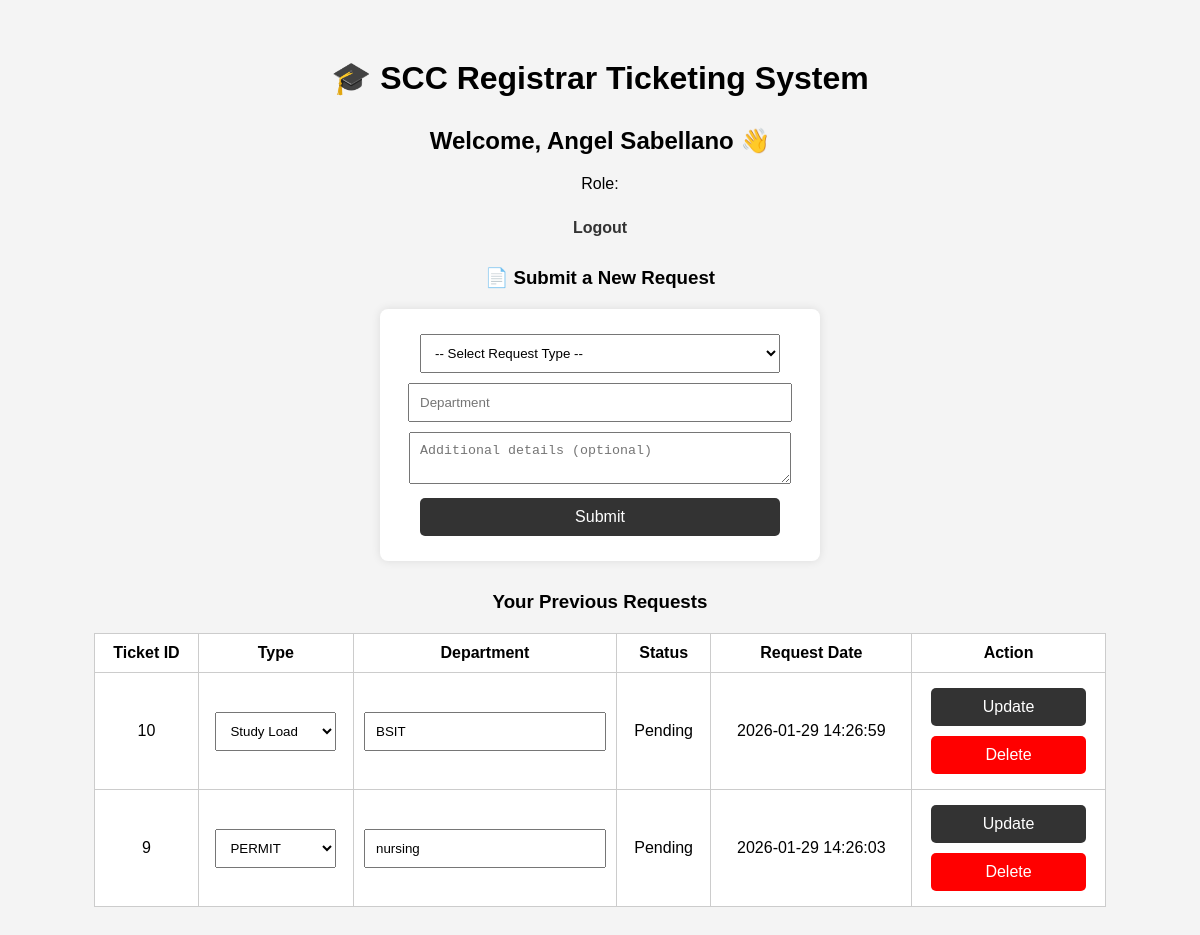
Page /landingpage.php (signed in) on the committed database.
### tables this page shows
CREATE TABLE `request` (
  `ticket_id` int(11) NOT NULL,
  `student_user_id` int(11) NOT NULL,
  `request_type` varchar(50) NOT NULL,
  `department` varchar(100) NOT NULL,
  `details` text NOT NULL,
  `status` enum('Pending','','','') NOT NULL,
  `request_date` timestamp NOT NULL DEFAULT current_timestamp(),
  `pickup_date` datetime(6) NOT NULL,
  `expiry_date` datetime(6) NOT NULL
);

### landingpage.php (the view, shortened to what this page needs)
<?php
require 'ticketing.php';
$stmt = $conn->prepare("SELECT * FROM request WHERE student_user_id = ? ORDER BY request_date DESC");
$stmt->execute([$_SESSION['user_id']]);
$tickets = $stmt->fetchAll(PDO::FETCH_ASSOC);
?>
<!DOCTYPE html>
<html>
<head>
</head>
<body>
    <h1>🎓 SCC Registrar Ticketing System</h1>
    <h2>Welcome, <?php echo htmlspecialchars($_SESSION['full_name']); ?> 👋</h2>
    <p>Role: <?php echo $_SESSION['role']; ?></p>
    <a href="?logout=true" class="logout">Logout</a>
    <h3>📄 Submit a New Request</h3>
    <form method="POST">
        <select name="request_type" required>
            <option value="">-- Select Request Type --</option>
        </select>
        <input type="text" name="department" placeholder="Department" required>
        <textarea name="details" placeholder="Additional details (optional)"></textarea>
        <button type="submit" name="request_ticket">Submit</button>
    </form>
    <?php if (!empty($tickets)): ?>
        <h3>Your Previous Requests</h3>
        <table>
            <tr>
                <th>Ticket ID</th>
                <th>Type</th>
                <th>Department</th>
                <th>Status</th>
                <th>Request Date</th>
                <th>Action</th>
            </tr>
            <?php foreach ($tickets as $t): ?>
                <tr>
                    <form method="POST" onsubmit="return confirmDelete();">
                        <td><?php echo $t['ticket_id']; ?></td>
                        <td>
                            <select name="request_type" required>
                                <option value="PERMIT" <?php if($t['request_type']=='PERMIT') echo 'selected'; ?>>PERMIT</option>
                                <option value="Study Load" <?php if($t['request_type']=='Study Load') echo 'selected'; ?>>Study Load</option>
                            </select>
                        </td>
                        <td><input type="text" name="department" value="<?php echo htmlspecialchars($t['department']); ?>" required></td>
                        <td><?php echo htmlspecialchars($t['status']); ?></td>
                        <td><?php echo $t['request_date']; ?></td>
                        <td>
                            <button type="submit" name="update_request">Update</button>
                            <button type="submit" name="delete_request" class="delete-btn">Delete</button>
                        </td>
                    </form>
                </tr>
            <?php endforeach; ?>
        </table>
    <?php endif; ?>
</body>
</html>

### landingpage.php (style rules this page uses)
body { font-family: Arial; background: #f4f4f4; padding: 30px; text-align: center; }
h1 { margin-bottom: 10px; }
h2, h3 { margin-top: 30px; }
form { background: #fff; padding: 20px; width: 400px; margin: 20px auto; border-radius: 8px; box-shadow: 0 0 10px rgba(0,0,0,0.1); }
input, select, textarea, button { width: 90%; padding: 10px; margin: 5px 0; }
button { background: #333; color: #fff; border: none; cursor: pointer; border-radius: 5px; font-size: 16px; }
table { margin: 20px auto; border-collapse: collapse; width: 90%; background: #fff; }
th, td { border: 1px solid #ccc; padding: 10px; }
a.logout { display: inline-block; margin-top: 10px; text-decoration: none; color: #333; font-weight: bold; }
.delete-btn { background: red; }

### rows in the picture
request: ticket_id "10", request_type "Study Load", department "BSIT", status "Pending", request_date "2026-01-29 14:26:59"
request: ticket_id "9", request_type "PERMIT", department "nursing", status "Pending", request_date "2026-01-29 14:26:03"

### other values in the picture
$_SESSION['full_name'] "Angel Sabellano"
